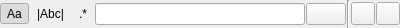
<?xml version="1.0" encoding="UTF-8"?>
<ui version="4.0">
 <class>WkfLogPatternWidget</class>
 <widget class="QWidget" name="WkfLogPatternWidget">
  <property name="geometry">
   <rect>
    <x>0</x>
    <y>0</y>
    <width>400</width>
    <height>28</height>
   </rect>
  </property>
  <property name="windowTitle">
   <string>Pattern</string>
  </property>
  <layout class="QHBoxLayout" name="horizontalLayout">
   <property name="spacing">
    <number>1</number>
   </property>
   <property name="leftMargin">
    <number>0</number>
   </property>
   <property name="topMargin">
    <number>0</number>
   </property>
   <property name="rightMargin">
    <number>0</number>
   </property>
   <property name="bottomMargin">
    <number>0</number>
   </property>
   <item>
    <widget class="QToolButton" name="matchCaseButton">
     <property name="toolTip">
      <string>Match Case</string>
     </property>
     <property name="text">
      <string notr="true">Aa</string>
     </property>
     <property name="checkable">
      <bool>true</bool>
     </property>
     <property name="checked">
      <bool>true</bool>
     </property>
     <property name="autoRaise">
      <bool>true</bool>
     </property>
    </widget>
   </item>
   <item>
    <widget class="QToolButton" name="matchWordButton">
     <property name="toolTip">
      <string>Match Whole Word</string>
     </property>
     <property name="text">
      <string>|Abc|</string>
     </property>
     <property name="checkable">
      <bool>true</bool>
     </property>
     <property name="autoRaise">
      <bool>true</bool>
     </property>
    </widget>
   </item>
   <item>
    <widget class="QToolButton" name="regexButton">
     <property name="toolTip">
      <string>Use Regex</string>
     </property>
     <property name="text">
      <string>.*</string>
     </property>
     <property name="checkable">
      <bool>true</bool>
     </property>
     <property name="autoRaise">
      <bool>true</bool>
     </property>
    </widget>
   </item>
   <item>
    <widget class="QLineEdit" name="patternEdit"/>
   </item>
   <item>
    <widget class="UtQtColorButton" name="colorButton">
     <property name="text">
      <string/>
     </property>
    </widget>
   </item>
   <item>
    <widget class="Line" name="line">
     <property name="orientation">
      <enum>Qt::Vertical</enum>
     </property>
    </widget>
   </item>
   <item>
    <widget class="QToolButton" name="addButton">
     <property name="toolTip">
      <string>Add Pattern Before</string>
     </property>
     <property name="text">
      <string/>
     </property>
     <property name="icon">
      <iconset theme="add">
       <normaloff>.</normaloff>.</iconset>
     </property>
    </widget>
   </item>
   <item>
    <widget class="QToolButton" name="removeButton">
     <property name="toolTip">
      <string>Remove Pattern</string>
     </property>
     <property name="text">
      <string/>
     </property>
     <property name="icon">
      <iconset theme="remove">
       <normaloff>.</normaloff>.</iconset>
     </property>
    </widget>
   </item>
  </layout>
 </widget>
 <customwidgets>
  <customwidget>
   <class>UtQtColorButton</class>
   <extends>QPushButton</extends>
   <header>UtQtColorButton.hpp</header>
  </customwidget>
 </customwidgets>
 <resources/>
 <connections/>
</ui>
